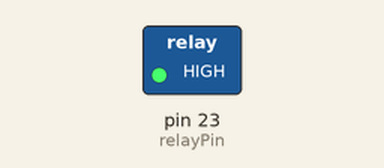
The sketch below on a simulated Arduino Mega 2560, built with avr-gcc and run on an emulated ATmega2560. Parts: switched loads named in the sketch (green lamp = pin HIGH). Dashed ring = blinking.

Above: at 0.5 s.
Timing chart, 0 to 4.6 s (numbered marks = the images above):
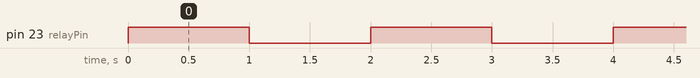

Measured:
- by itself, pin 23 (relayPin): alternates HIGH for 1.0 s and LOW for 1.0 s

The sketch:

sketch_sep21a.ino
```cpp
// Definisikan pin untuk relay
const int relayPin = 23; // Ubah sesuai pin yang Anda gunakan
void setup() {
  // Set pin relay sebagai output
  pinMode(relayPin, OUTPUT);
  // Memastikan relay dalam keadaan mati saat program dimulai
  digitalWrite(relayPin, LOW);
}

void loop() {
  // Menghidupkan relay
  digitalWrite(relayPin, HIGH); // Relay aktif
  delay(1000); // Tunggu selama 1 detik
  // Mematikan relay
  digitalWrite(relayPin, LOW); // Relay non-aktif
  delay(1000); // Tunggu selama 1 detik
}
```
